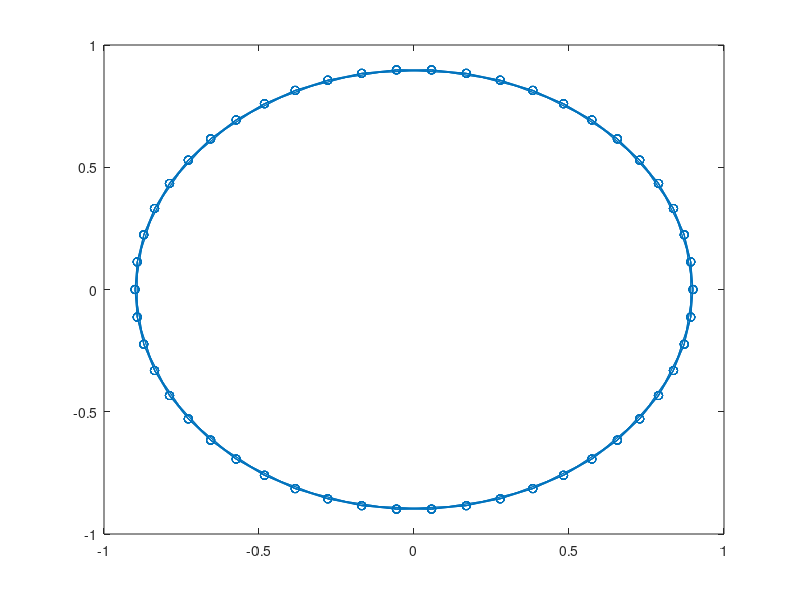

Here is the MATLAB script that generated this plot:
am_Star = [0,1,1,1,1,1,1,1,1,1,1,1,1,1,1,1,1,1,1,1,1,1,1,1,1,1,1,1,1,1,1,1,1,1,1,1,1,1,1,1,1,1,1,1,1,1,1,1,1,1;
1,0,1,1,1,1,1,1,1,1,1,1,1,1,1,1,1,1,1,1,1,1,1,1,1,1,1,1,1,1,1,1,1,1,1,1,1,1,1,1,1,1,1,1,1,1,1,1,1,1;
1,1,0,0,0,0,0,0,0,0,0,0,0,0,0,0,0,0,0,0,0,0,0,0,0,0,0,0,0,0,0,0,0,0,0,0,0,0,0,0,0,0,0,0,0,0,0,0,0,0;
1,1,0,0,0,0,0,0,0,0,0,0,0,0,0,0,0,0,0,0,0,0,0,0,0,0,0,0,0,0,0,0,0,0,0,0,0,0,0,0,0,0,0,0,0,0,0,0,0,0;
1,1,0,0,0,0,0,0,0,0,0,0,0,0,0,0,0,0,0,0,0,0,0,0,0,0,0,0,0,0,0,0,0,0,0,0,0,0,0,0,0,0,0,0,0,0,0,0,0,0;
1,1,0,0,0,0,0,0,0,0,0,0,0,0,0,0,0,0,0,0,0,0,0,0,0,0,0,0,0,0,0,0,0,0,0,0,0,0,0,0,0,0,0,0,0,0,0,0,0,0;
1,1,0,0,0,0,0,0,0,0,0,0,0,0,0,0,0,0,0,0,0,0,0,0,0,0,0,0,0,0,0,0,0,0,0,0,0,0,0,0,0,0,0,0,0,0,0,0,0,0;
1,1,0,0,0,0,0,0,0,0,0,0,0,0,0,0,0,0,0,0,0,0,0,0,0,0,0,0,0,0,0,0,0,0,0,0,0,0,0,0,0,0,0,0,0,0,0,0,0,0;
1,1,0,0,0,0,0,0,0,0,0,0,0,0,0,0,0,0,0,0,0,0,0,0,0,0,0,0,0,0,0,0,0,0,0,0,0,0,0,0,0,0,0,0,0,0,0,0,0,0;
1,1,0,0,0,0,0,0,0,0,0,0,0,0,0,0,0,0,0,0,0,0,0,0,0,0,0,0,0,0,0,0,0,0,0,0,0,0,0,0,0,0,0,0,0,0,0,0,0,0;
1,1,0,0,0,0,0,0,0,0,0,0,0,0,0,0,0,0,0,0,0,0,0,0,0,0,0,0,0,0,0,0,0,0,0,0,0,0,0,0,0,0,0,0,0,0,0,0,0,0;
1,1,0,0,0,0,0,0,0,0,0,0,0,0,0,0,0,0,0,0,0,0,0,0,0,0,0,0,0,0,0,0,0,0,0,0,0,0,0,0,0,0,0,0,0,0,0,0,0,0;
1,1,0,0,0,0,0,0,0,0,0,0,0,0,0,0,0,0,0,0,0,0,0,0,0,0,0,0,0,0,0,0,0,0,0,0,0,0,0,0,0,0,0,0,0,0,0,0,0,0;
1,1,0,0,0,0,0,0,0,0,0,0,0,0,0,0,0,0,0,0,0,0,0,0,0,0,0,0,0,0,0,0,0,0,0,0,0,0,0,0,0,0,0,0,0,0,0,0,0,0;
1,1,0,0,0,0,0,0,0,0,0,0,0,0,0,0,0,0,0,0,0,0,0,0,0,0,0,0,0,0,0,0,0,0,0,0,0,0,0,0,0,0,0,0,0,0,0,0,0,0;
1,1,0,0,0,0,0,0,0,0,0,0,0,0,0,0,0,0,0,0,0,0,0,0,0,0,0,0,0,0,0,0,0,0,0,0,0,0,0,0,0,0,0,0,0,0,0,0,0,0;
1,1,0,0,0,0,0,0,0,0,0,0,0,0,0,0,0,0,0,0,0,0,0,0,0,0,0,0,0,0,0,0,0,0,0,0,0,0,0,0,0,0,0,0,0,0,0,0,0,0;
1,1,0,0,0,0,0,0,0,0,0,0,0,0,0,0,0,0,0,0,0,0,0,0,0,0,0,0,0,0,0,0,0,0,0,0,0,0,0,0,0,0,0,0,0,0,0,0,0,0;
1,1,0,0,0,0,0,0,0,0,0,0,0,0,0,0,0,0,0,0,0,0,0,0,0,0,0,0,0,0,0,0,0,0,0,0,0,0,0,0,0,0,0,0,0,0,0,0,0,0;
1,1,0,0,0,0,0,0,0,0,0,0,0,0,0,0,0,0,0,0,0,0,0,0,0,0,0,0,0,0,0,0,0,0,0,0,0,0,0,0,0,0,0,0,0,0,0,0,0,0;
1,1,0,0,0,0,0,0,0,0,0,0,0,0,0,0,0,0,0,0,0,0,0,0,0,0,0,0,0,0,0,0,0,0,0,0,0,0,0,0,0,0,0,0,0,0,0,0,0,0;
1,1,0,0,0,0,0,0,0,0,0,0,0,0,0,0,0,0,0,0,0,0,0,0,0,0,0,0,0,0,0,0,0,0,0,0,0,0,0,0,0,0,0,0,0,0,0,0,0,0;
1,1,0,0,0,0,0,0,0,0,0,0,0,0,0,0,0,0,0,0,0,0,0,0,0,0,0,0,0,0,0,0,0,0,0,0,0,0,0,0,0,0,0,0,0,0,0,0,0,0;
1,1,0,0,0,0,0,0,0,0,0,0,0,0,0,0,0,0,0,0,0,0,0,0,0,0,0,0,0,0,0,0,0,0,0,0,0,0,0,0,0,0,0,0,0,0,0,0,0,0;
1,1,0,0,0,0,0,0,0,0,0,0,0,0,0,0,0,0,0,0,0,0,0,0,0,0,0,0,0,0,0,0,0,0,0,0,0,0,0,0,0,0,0,0,0,0,0,0,0,0;
1,1,0,0,0,0,0,0,0,0,0,0,0,0,0,0,0,0,0,0,0,0,0,0,0,0,0,0,0,0,0,0,0,0,0,0,0,0,0,0,0,0,0,0,0,0,0,0,0,0;
1,1,0,0,0,0,0,0,0,0,0,0,0,0,0,0,0,0,0,0,0,0,0,0,0,0,0,0,0,0,0,0,0,0,0,0,0,0,0,0,0,0,0,0,0,0,0,0,0,0;
1,1,0,0,0,0,0,0,0,0,0,0,0,0,0,0,0,0,0,0,0,0,0,0,0,0,0,0,0,0,0,0,0,0,0,0,0,0,0,0,0,0,0,0,0,0,0,0,0,0;
1,1,0,0,0,0,0,0,0,0,0,0,0,0,0,0,0,0,0,0,0,0,0,0,0,0,0,0,0,0,0,0,0,0,0,0,0,0,0,0,0,0,0,0,0,0,0,0,0,0;
1,1,0,0,0,0,0,0,0,0,0,0,0,0,0,0,0,0,0,0,0,0,0,0,0,0,0,0,0,0,0,0,0,0,0,0,0,0,0,0,0,0,0,0,0,0,0,0,0,0;
1,1,0,0,0,0,0,0,0,0,0,0,0,0,0,0,0,0,0,0,0,0,0,0,0,0,0,0,0,0,0,0,0,0,0,0,0,0,0,0,0,0,0,0,0,0,0,0,0,0;
1,1,0,0,0,0,0,0,0,0,0,0,0,0,0,0,0,0,0,0,0,0,0,0,0,0,0,0,0,0,0,0,0,0,0,0,0,0,0,0,0,0,0,0,0,0,0,0,0,0;
1,1,0,0,0,0,0,0,0,0,0,0,0,0,0,0,0,0,0,0,0,0,0,0,0,0,0,0,0,0,0,0,0,0,0,0,0,0,0,0,0,0,0,0,0,0,0,0,0,0;
1,1,0,0,0,0,0,0,0,0,0,0,0,0,0,0,0,0,0,0,0,0,0,0,0,0,0,0,0,0,0,0,0,0,0,0,0,0,0,0,0,0,0,0,0,0,0,0,0,0;
1,1,0,0,0,0,0,0,0,0,0,0,0,0,0,0,0,0,0,0,0,0,0,0,0,0,0,0,0,0,0,0,0,0,0,0,0,0,0,0,0,0,0,0,0,0,0,0,0,0;
1,1,0,0,0,0,0,0,0,0,0,0,0,0,0,0,0,0,0,0,0,0,0,0,0,0,0,0,0,0,0,0,0,0,0,0,0,0,0,0,0,0,0,0,0,0,0,0,0,0;
1,1,0,0,0,0,0,0,0,0,0,0,0,0,0,0,0,0,0,0,0,0,0,0,0,0,0,0,0,0,0,0,0,0,0,0,0,0,0,0,0,0,0,0,0,0,0,0,0,0;
1,1,0,0,0,0,0,0,0,0,0,0,0,0,0,0,0,0,0,0,0,0,0,0,0,0,0,0,0,0,0,0,0,0,0,0,0,0,0,0,0,0,0,0,0,0,0,0,0,0;
1,1,0,0,0,0,0,0,0,0,0,0,0,0,0,0,0,0,0,0,0,0,0,0,0,0,0,0,0,0,0,0,0,0,0,0,0,0,0,0,0,0,0,0,0,0,0,0,0,0;
1,1,0,0,0,0,0,0,0,0,0,0,0,0,0,0,0,0,0,0,0,0,0,0,0,0,0,0,0,0,0,0,0,0,0,0,0,0,0,0,0,0,0,0,0,0,0,0,0,0;
1,1,0,0,0,0,0,0,0,0,0,0,0,0,0,0,0,0,0,0,0,0,0,0,0,0,0,0,0,0,0,0,0,0,0,0,0,0,0,0,0,0,0,0,0,0,0,0,0,0;
1,1,0,0,0,0,0,0,0,0,0,0,0,0,0,0,0,0,0,0,0,0,0,0,0,0,0,0,0,0,0,0,0,0,0,0,0,0,0,0,0,0,0,0,0,0,0,0,0,0;
1,1,0,0,0,0,0,0,0,0,0,0,0,0,0,0,0,0,0,0,0,0,0,0,0,0,0,0,0,0,0,0,0,0,0,0,0,0,0,0,0,0,0,0,0,0,0,0,0,0;
1,1,0,0,0,0,0,0,0,0,0,0,0,0,0,0,0,0,0,0,0,0,0,0,0,0,0,0,0,0,0,0,0,0,0,0,0,0,0,0,0,0,0,0,0,0,0,0,0,0;
1,1,0,0,0,0,0,0,0,0,0,0,0,0,0,0,0,0,0,0,0,0,0,0,0,0,0,0,0,0,0,0,0,0,0,0,0,0,0,0,0,0,0,0,0,0,0,0,0,0;
1,1,0,0,0,0,0,0,0,0,0,0,0,0,0,0,0,0,0,0,0,0,0,0,0,0,0,0,0,0,0,0,0,0,0,0,0,0,0,0,0,0,0,0,0,0,0,0,0,0;
1,1,0,0,0,0,0,0,0,0,0,0,0,0,0,0,0,0,0,0,0,0,0,0,0,0,0,0,0,0,0,0,0,0,0,0,0,0,0,0,0,0,0,0,0,0,0,0,0,0;
1,1,0,0,0,0,0,0,0,0,0,0,0,0,0,0,0,0,0,0,0,0,0,0,0,0,0,0,0,0,0,0,0,0,0,0,0,0,0,0,0,0,0,0,0,0,0,0,0,0;
1,1,0,0,0,0,0,0,0,0,0,0,0,0,0,0,0,0,0,0,0,0,0,0,0,0,0,0,0,0,0,0,0,0,0,0,0,0,0,0,0,0,0,0,0,0,0,0,0,0;
1,1,0,0,0,0,0,0,0,0,0,0,0,0,0,0,0,0,0,0,0,0,0,0,0,0,0,0,0,0,0,0,0,0,0,0,0,0,0,0,0,0,0,0,0,0,0,0,0,0];

am_SF = [0,1,1,1,1,0,0,0,0,0,0,0,0,1,0,1,0,0,1,0,0,0,0,0,0,0,0,0,0,0,0,0,0,0,0,0,0,0,0,0,0,0,1,0,0,0,0,0,0,0
1,0,1,1,1,0,0,0,0,1,1,1,0,0,0,1,0,0,1,1,0,0,0,0,1,0,0,0,0,0,0,0,1,0,0,0,0,0,0,0,0,1,0,0,0,0,0,1,1,0
1,1,0,1,1,1,1,1,1,1,1,0,0,0,0,0,0,1,0,0,0,0,1,1,0,0,1,0,0,1,0,0,0,0,0,0,0,0,1,0,1,0,0,0,0,0,0,0,0,0
1,1,1,0,1,1,1,0,1,0,0,0,1,1,1,0,0,0,0,1,0,0,1,0,1,0,0,1,0,0,1,0,0,0,0,0,1,1,0,1,1,0,1,0,0,1,1,1,0,1
1,1,1,1,0,0,0,0,0,0,0,0,0,0,0,0,0,0,0,0,1,0,0,0,0,0,0,0,0,0,0,0,0,0,0,0,0,0,0,0,0,0,0,0,0,0,0,0,0,0
0,0,1,1,0,0,0,0,0,0,0,0,0,0,0,0,0,0,0,0,0,0,0,0,0,0,0,0,0,0,0,0,0,0,0,0,0,0,0,0,0,0,0,0,0,0,0,0,0,0
0,0,1,1,0,0,0,1,0,0,0,1,1,0,1,0,1,0,0,0,0,0,0,1,0,0,0,0,0,0,0,0,0,1,0,0,0,1,0,0,0,0,0,0,0,0,0,0,0,0
0,0,1,0,0,0,1,0,0,0,0,0,0,0,0,0,0,1,0,0,1,1,0,0,0,0,0,0,0,0,0,0,0,0,0,0,0,0,0,0,0,0,0,0,0,0,0,0,0,0
0,0,1,1,0,0,0,0,0,0,0,0,0,0,0,0,0,0,0,0,0,0,0,0,0,1,0,0,0,0,0,0,1,1,0,0,0,0,0,0,0,0,0,1,0,0,1,0,0,0
0,1,1,0,0,0,0,0,0,0,0,0,0,0,0,0,0,0,0,0,0,0,0,0,0,0,0,0,0,0,0,0,0,0,0,0,0,0,0,0,0,0,0,0,0,0,0,0,0,0
0,1,1,0,0,0,0,0,0,0,0,0,0,0,0,0,0,0,0,0,0,0,0,0,0,0,0,0,0,0,0,0,0,0,0,0,0,0,0,0,0,0,0,0,0,0,0,0,0,0
0,1,0,0,0,0,1,0,0,0,0,0,0,0,0,0,1,0,0,0,0,0,0,0,0,0,0,0,0,0,0,0,0,0,0,0,0,0,0,0,0,1,0,0,0,0,0,0,0,0
0,0,0,1,0,0,1,0,0,0,0,0,0,0,0,0,0,0,0,0,0,0,0,0,0,0,0,0,0,0,0,0,0,0,0,0,0,0,0,0,0,0,0,0,0,0,0,0,0,0
1,0,0,1,0,0,0,0,0,0,0,0,0,0,0,0,0,0,0,0,0,1,0,0,0,0,0,0,0,1,0,0,0,0,0,0,0,0,0,0,0,0,0,0,0,0,0,0,0,0
0,0,0,1,0,0,1,0,0,0,0,0,0,0,0,0,0,0,0,0,0,0,0,0,0,0,0,0,0,0,0,0,0,0,0,0,0,0,0,0,0,0,0,0,0,0,0,0,0,0
1,1,0,0,0,0,0,0,0,0,0,0,0,0,0,0,0,0,0,0,0,0,0,0,0,0,0,0,0,0,0,0,0,0,0,0,0,0,0,0,0,0,0,0,0,0,0,0,0,0
0,0,0,0,0,0,1,0,0,0,0,1,0,0,0,0,0,0,0,0,0,0,0,0,0,0,0,0,0,0,0,1,0,0,0,0,0,0,0,0,0,0,0,0,0,0,0,0,0,0
0,0,1,0,0,0,0,1,0,0,0,0,0,0,0,0,0,0,0,0,0,0,0,0,0,1,1,0,0,0,0,0,0,0,0,0,0,0,0,0,0,0,0,0,0,0,0,0,0,0
1,1,0,0,0,0,0,0,0,0,0,0,0,0,0,0,0,0,0,0,0,0,0,0,0,0,0,0,0,0,0,0,0,0,0,1,0,0,0,0,0,0,0,0,1,0,0,0,0,0
0,1,0,1,0,0,0,0,0,0,0,0,0,0,0,0,0,0,0,0,0,0,0,0,0,0,0,0,0,0,0,0,0,0,0,0,0,0,0,0,0,0,0,0,0,0,0,0,0,0
0,0,0,0,1,0,0,1,0,0,0,0,0,0,0,0,0,0,0,0,0,0,0,0,0,0,0,0,0,0,0,0,0,0,0,1,0,0,0,0,0,0,0,1,0,0,0,0,0,0
0,0,0,0,0,0,0,1,0,0,0,0,0,1,0,0,0,0,0,0,0,0,0,0,0,0,0,0,0,0,0,0,0,0,0,0,0,0,0,0,0,0,0,0,0,0,0,0,0,0
0,0,1,1,0,0,0,0,0,0,0,0,0,0,0,0,0,0,0,0,0,0,0,0,0,0,0,0,0,0,1,0,0,0,0,0,0,0,0,0,0,0,0,0,0,0,0,0,0,0
0,0,1,0,0,0,1,0,0,0,0,0,0,0,0,0,0,0,0,0,0,0,0,0,0,0,0,0,1,0,0,0,0,0,0,0,0,0,0,0,0,0,0,0,0,0,0,0,0,0
0,1,0,1,0,0,0,0,0,0,0,0,0,0,0,0,0,0,0,0,0,0,0,0,0,0,0,0,0,0,0,1,0,0,1,0,0,0,0,0,0,0,0,0,0,1,0,0,0,0
0,0,0,0,0,0,0,0,1,0,0,0,0,0,0,0,0,1,0,0,0,0,0,0,0,0,0,1,1,0,0,0,0,0,0,0,0,0,0,0,0,0,0,0,0,0,0,0,0,0
0,0,1,0,0,0,0,0,0,0,0,0,0,0,0,0,0,1,0,0,0,0,0,0,0,0,0,0,0,0,0,0,0,0,0,0,0,0,0,0,0,0,0,0,0,0,0,0,0,0
0,0,0,1,0,0,0,0,0,0,0,0,0,0,0,0,0,0,0,0,0,0,0,0,0,1,0,0,0,0,0,0,0,0,1,0,1,0,0,0,0,0,0,0,0,0,0,0,0,0
0,0,0,0,0,0,0,0,0,0,0,0,0,0,0,0,0,0,0,0,0,0,0,1,0,1,0,0,0,0,0,0,0,0,0,0,0,0,0,0,0,0,0,0,0,0,0,0,0,0
0,0,1,0,0,0,0,0,0,0,0,0,0,1,0,0,0,0,0,0,0,0,0,0,0,0,0,0,0,0,0,0,0,0,0,0,0,0,1,1,0,0,0,0,0,0,0,0,0,0
0,0,0,1,0,0,0,0,0,0,0,0,0,0,0,0,0,0,0,0,0,0,1,0,0,0,0,0,0,0,0,0,0,0,0,0,0,0,0,0,0,0,0,0,0,0,0,0,0,0
0,0,0,0,0,0,0,0,0,0,0,0,0,0,0,0,1,0,0,0,0,0,0,0,1,0,0,0,0,0,0,0,0,0,0,0,0,0,0,0,0,0,0,0,0,0,0,0,0,0
0,1,0,0,0,0,0,0,1,0,0,0,0,0,0,0,0,0,0,0,0,0,0,0,0,0,0,0,0,0,0,0,0,0,0,0,0,0,0,0,0,0,0,0,0,0,0,0,0,0
0,0,0,0,0,0,1,0,1,0,0,0,0,0,0,0,0,0,0,0,0,0,0,0,0,0,0,0,0,0,0,0,0,0,0,0,0,0,0,0,0,0,0,0,0,0,0,0,0,0
0,0,0,0,0,0,0,0,0,0,0,0,0,0,0,0,0,0,0,0,0,0,0,0,1,0,0,1,0,0,0,0,0,0,0,0,0,0,0,0,0,0,0,0,0,0,0,0,0,0
0,0,0,0,0,0,0,0,0,0,0,0,0,0,0,0,0,0,1,0,1,0,0,0,0,0,0,0,0,0,0,0,0,0,0,0,0,0,0,0,0,0,0,0,0,0,0,0,1,0
0,0,0,1,0,0,0,0,0,0,0,0,0,0,0,0,0,0,0,0,0,0,0,0,0,0,0,1,0,0,0,0,0,0,0,0,0,0,0,0,0,0,0,0,0,0,0,0,0,0
0,0,0,1,0,0,1,0,0,0,0,0,0,0,0,0,0,0,0,0,0,0,0,0,0,0,0,0,0,0,0,0,0,0,0,0,0,0,0,0,0,0,0,0,0,0,0,0,0,0
0,0,1,0,0,0,0,0,0,0,0,0,0,0,0,0,0,0,0,0,0,0,0,0,0,0,0,0,0,1,0,0,0,0,0,0,0,0,0,0,0,0,0,0,0,0,0,0,0,0
0,0,0,1,0,0,0,0,0,0,0,0,0,0,0,0,0,0,0,0,0,0,0,0,0,0,0,0,0,1,0,0,0,0,0,0,0,0,0,0,0,0,0,0,0,0,0,0,0,0
0,0,1,1,0,0,0,0,0,0,0,0,0,0,0,0,0,0,0,0,0,0,0,0,0,0,0,0,0,0,0,0,0,0,0,0,0,0,0,0,0,0,0,0,1,0,0,0,0,1
0,1,0,0,0,0,0,0,0,0,0,1,0,0,0,0,0,0,0,0,0,0,0,0,0,0,0,0,0,0,0,0,0,0,0,0,0,0,0,0,0,0,0,0,0,0,0,0,0,0
1,0,0,1,0,0,0,0,0,0,0,0,0,0,0,0,0,0,0,0,0,0,0,0,0,0,0,0,0,0,0,0,0,0,0,0,0,0,0,0,0,0,0,0,0,0,0,0,0,0
0,0,0,0,0,0,0,0,1,0,0,0,0,0,0,0,0,0,0,0,1,0,0,0,0,0,0,0,0,0,0,0,0,0,0,0,0,0,0,0,0,0,0,0,0,0,0,0,0,0
0,0,0,0,0,0,0,0,0,0,0,0,0,0,0,0,0,0,1,0,0,0,0,0,0,0,0,0,0,0,0,0,0,0,0,0,0,0,0,0,1,0,0,0,0,0,0,0,0,0
0,0,0,1,0,0,0,0,0,0,0,0,0,0,0,0,0,0,0,0,0,0,0,0,1,0,0,0,0,0,0,0,0,0,0,0,0,0,0,0,0,0,0,0,0,0,0,0,0,0
0,0,0,1,0,0,0,0,1,0,0,0,0,0,0,0,0,0,0,0,0,0,0,0,0,0,0,0,0,0,0,0,0,0,0,0,0,0,0,0,0,0,0,0,0,0,0,0,0,0
0,1,0,1,0,0,0,0,0,0,0,0,0,0,0,0,0,0,0,0,0,0,0,0,0,0,0,0,0,0,0,0,0,0,0,0,0,0,0,0,0,0,0,0,0,0,0,0,0,0
0,1,0,0,0,0,0,0,0,0,0,0,0,0,0,0,0,0,0,0,0,0,0,0,0,0,0,0,0,0,0,0,0,0,0,1,0,0,0,0,0,0,0,0,0,0,0,0,0,0
0,0,0,1,0,0,0,0,0,0,0,0,0,0,0,0,0,0,0,0,0,0,0,0,0,0,0,0,0,0,0,0,0,0,0,0,0,0,0,0,1,0,0,0,0,0,0,0,0,0
];

am_Random = [0,0,0,0,0,0,0,0,0,0,0,0,0,0,0,0,0,0,0,0,0,0,0,0,0,0,0,0,1,0,0,1,0,0,0,0,0,0,0,0,0,0,0,0,0,0,0,0,0,0
0,0,0,0,0,0,0,0,0,0,0,0,0,0,0,0,0,0,1,0,0,0,0,0,0,0,0,0,0,0,0,0,0,0,0,0,0,0,0,0,0,0,0,0,0,0,0,0,0,0
0,0,0,0,0,0,0,0,0,0,0,0,0,0,0,0,0,1,0,0,0,0,0,0,0,0,0,0,0,0,0,0,0,0,0,0,0,0,0,0,0,0,0,0,0,1,0,0,0,0
0,0,0,0,0,0,1,0,0,1,0,0,0,0,0,0,0,1,0,0,1,1,0,0,0,0,0,0,0,0,0,0,0,0,1,0,0,0,0,0,0,0,0,1,0,0,0,0,0,1
0,0,0,0,0,0,0,0,0,0,0,0,0,0,0,0,0,0,0,0,0,0,0,0,0,0,0,0,0,0,0,0,0,0,0,0,0,0,0,0,0,0,1,0,0,0,0,0,0,0
0,0,0,0,0,0,0,0,0,0,0,0,0,0,0,0,0,0,1,0,0,0,0,0,0,0,1,0,0,0,0,0,0,0,0,0,0,0,0,0,0,0,0,0,0,0,0,0,0,0
0,0,0,1,0,0,0,0,0,0,0,0,0,0,0,0,0,0,0,1,0,0,0,0,0,0,0,0,0,0,0,0,0,0,0,1,0,0,0,0,0,0,0,0,0,0,0,0,0,0
0,0,0,0,0,0,0,0,0,0,0,0,0,0,0,1,0,0,0,0,0,0,0,0,0,0,0,1,1,1,0,0,0,0,0,0,0,0,0,0,0,0,0,0,0,0,0,0,0,0
0,0,0,0,0,0,0,0,0,0,0,1,0,1,0,0,0,0,0,0,0,0,0,0,0,0,0,0,0,0,0,0,0,0,0,0,0,0,0,0,0,0,0,0,0,0,0,0,0,0
0,0,0,1,0,0,0,0,0,0,0,0,0,0,0,0,0,0,0,0,0,0,0,0,0,0,0,0,0,1,0,0,1,1,0,0,0,0,0,0,0,0,0,0,0,0,0,0,0,0
0,0,0,0,0,0,0,0,0,0,0,0,0,0,0,0,0,0,1,0,1,0,0,0,0,0,0,0,0,0,0,0,0,0,0,0,0,0,0,0,0,0,0,0,0,1,0,0,0,0
0,0,0,0,0,0,0,0,1,0,0,0,0,0,1,0,0,0,0,0,0,1,0,0,0,0,1,0,0,0,0,1,0,0,0,0,0,0,0,0,0,0,0,0,1,0,0,0,0,0
0,0,0,0,0,0,0,0,0,0,0,0,0,0,0,0,0,0,0,0,0,0,0,0,0,0,0,0,1,0,0,0,1,0,0,0,0,0,0,1,0,0,0,0,0,0,0,1,0,0
0,0,0,0,0,0,0,0,1,0,0,0,0,0,0,0,0,0,0,0,0,0,0,0,0,0,0,0,0,0,0,0,0,0,0,0,0,0,0,0,0,0,0,0,0,0,0,0,0,0
0,0,0,0,0,0,0,0,0,0,0,1,0,0,0,0,0,0,0,0,0,1,1,0,0,0,0,0,0,1,0,0,0,1,0,0,0,0,0,0,0,0,0,0,1,0,1,1,0,0
0,0,0,0,0,0,0,1,0,0,0,0,0,0,0,0,0,0,0,0,0,0,0,0,0,0,0,0,0,0,0,1,0,0,0,0,0,1,0,0,0,0,0,1,0,0,0,0,0,0
0,0,0,0,0,0,0,0,0,0,0,0,0,0,0,0,0,1,0,0,0,0,0,0,1,0,0,0,1,0,0,1,0,0,1,0,0,0,0,0,0,0,0,1,0,0,0,0,0,0
0,0,1,1,0,0,0,0,0,0,0,0,0,0,0,0,1,0,0,0,0,1,0,0,0,0,0,0,0,0,0,0,0,0,0,0,1,0,1,0,0,0,0,1,0,0,1,0,0,0
0,1,0,0,0,1,0,0,0,0,1,0,0,0,0,0,0,0,0,0,0,0,0,0,0,0,0,0,0,1,0,0,0,0,0,0,0,0,0,0,0,0,0,0,0,0,0,0,0,0
0,0,0,0,0,0,1,0,0,0,0,0,0,0,0,0,0,0,0,0,0,0,0,1,0,0,0,0,0,0,0,0,0,1,0,0,0,0,0,0,0,0,0,0,0,0,0,0,1,0
0,0,0,1,0,0,0,0,0,0,1,0,0,0,0,0,0,0,0,0,0,0,0,0,0,0,0,0,0,0,0,0,0,0,0,1,0,0,0,1,0,0,0,0,0,0,0,0,0,0
0,0,0,1,0,0,0,0,0,0,0,1,0,0,1,0,0,1,0,0,0,0,0,0,0,0,0,0,0,0,0,0,0,0,0,0,0,0,0,0,0,0,1,0,0,0,0,0,0,0
0,0,0,0,0,0,0,0,0,0,0,0,0,0,1,0,0,0,0,0,0,0,0,0,0,0,0,0,0,0,0,0,0,0,0,1,0,0,0,1,0,1,0,1,0,0,0,0,1,0
0,0,0,0,0,0,0,0,0,0,0,0,0,0,0,0,0,0,0,1,0,0,0,0,0,0,1,0,0,0,0,0,0,0,0,1,0,0,0,0,0,0,0,0,0,0,0,0,1,0
0,0,0,0,0,0,0,0,0,0,0,0,0,0,0,0,1,0,0,0,0,0,0,0,0,0,0,0,0,0,0,0,0,0,0,0,0,0,0,0,0,0,0,1,0,0,0,0,0,0
0,0,0,0,0,0,0,0,0,0,0,0,0,0,0,0,0,0,0,0,0,0,0,0,0,0,1,0,0,0,0,0,0,0,0,1,0,0,0,0,1,0,0,0,0,0,0,0,0,0
0,0,0,0,0,1,0,0,0,0,0,1,0,0,0,0,0,0,0,0,0,0,0,1,0,1,0,0,0,0,0,0,0,0,0,0,0,0,1,0,0,0,0,0,0,0,0,0,0,0
0,0,0,0,0,0,0,1,0,0,0,0,0,0,0,0,0,0,0,0,0,0,0,0,0,0,0,0,0,0,0,0,0,0,0,0,0,0,0,0,0,0,1,0,0,0,0,0,0,0
1,0,0,0,0,0,0,1,0,0,0,0,1,0,0,0,1,0,0,0,0,0,0,0,0,0,0,0,0,0,0,1,0,0,0,0,0,0,0,0,0,0,0,0,0,0,0,0,0,0
0,0,0,0,0,0,0,1,0,1,0,0,0,0,1,0,0,0,1,0,0,0,0,0,0,0,0,0,0,0,1,0,0,0,0,0,0,0,0,0,0,1,0,0,0,0,0,0,0,0
0,0,0,0,0,0,0,0,0,0,0,0,0,0,0,0,0,0,0,0,0,0,0,0,0,0,0,0,0,1,0,0,0,0,0,0,0,0,0,0,0,0,0,0,0,0,1,0,0,0
1,0,0,0,0,0,0,0,0,0,0,1,0,0,0,1,1,0,0,0,0,0,0,0,0,0,0,0,1,0,0,0,0,0,0,0,0,0,0,0,0,0,0,0,0,0,0,0,0,0
0,0,0,0,0,0,0,0,0,1,0,0,1,0,0,0,0,0,0,0,0,0,0,0,0,0,0,0,0,0,0,0,0,0,0,0,0,0,0,1,0,0,0,0,0,0,0,0,0,0
0,0,0,0,0,0,0,0,0,1,0,0,0,0,1,0,0,0,0,1,0,0,0,0,0,0,0,0,0,0,0,0,0,0,1,0,0,0,0,0,0,0,0,0,0,0,0,0,1,0
0,0,0,1,0,0,0,0,0,0,0,0,0,0,0,0,1,0,0,0,0,0,0,0,0,0,0,0,0,0,0,0,0,1,0,0,0,0,0,0,0,0,0,0,0,0,0,0,0,0
0,0,0,0,0,0,1,0,0,0,0,0,0,0,0,0,0,0,0,0,1,0,1,1,0,1,0,0,0,0,0,0,0,0,0,0,1,0,0,1,0,0,0,0,1,0,0,0,0,0
0,0,0,0,0,0,0,0,0,0,0,0,0,0,0,0,0,1,0,0,0,0,0,0,0,0,0,0,0,0,0,0,0,0,0,1,0,0,0,0,0,0,0,1,0,0,0,0,0,0
0,0,0,0,0,0,0,0,0,0,0,0,0,0,0,1,0,0,0,0,0,0,0,0,0,0,0,0,0,0,0,0,0,0,0,0,0,0,0,0,1,0,1,0,0,0,0,0,0,0
0,0,0,0,0,0,0,0,0,0,0,0,0,0,0,0,0,1,0,0,0,0,0,0,0,0,1,0,0,0,0,0,0,0,0,0,0,0,0,0,0,0,0,0,0,0,0,0,0,0
0,0,0,0,0,0,0,0,0,0,0,0,1,0,0,0,0,0,0,0,1,0,1,0,0,0,0,0,0,0,0,0,1,0,0,1,0,0,0,0,0,0,1,0,0,1,0,0,0,0
0,0,0,0,0,0,0,0,0,0,0,0,0,0,0,0,0,0,0,0,0,0,0,0,0,1,0,0,0,0,0,0,0,0,0,0,0,1,0,0,0,0,0,0,0,0,0,0,0,0
0,0,0,0,0,0,0,0,0,0,0,0,0,0,0,0,0,0,0,0,0,0,1,0,0,0,0,0,0,1,0,0,0,0,0,0,0,0,0,0,0,0,0,0,0,0,0,0,0,0
0,0,0,0,1,0,0,0,0,0,0,0,0,0,0,0,0,0,0,0,0,1,0,0,0,0,0,1,0,0,0,0,0,0,0,0,0,1,0,1,0,0,0,0,0,0,0,0,0,1
0,0,0,1,0,0,0,0,0,0,0,0,0,0,0,1,1,1,0,0,0,0,1,0,1,0,0,0,0,0,0,0,0,0,0,0,1,0,0,0,0,0,0,0,0,0,0,0,1,1
0,0,0,0,0,0,0,0,0,0,0,1,0,0,1,0,0,0,0,0,0,0,0,0,0,0,0,0,0,0,0,0,0,0,0,1,0,0,0,0,0,0,0,0,0,0,0,0,0,0
0,0,1,0,0,0,0,0,0,0,1,0,0,0,0,0,0,0,0,0,0,0,0,0,0,0,0,0,0,0,0,0,0,0,0,0,0,0,0,1,0,0,0,0,0,0,0,1,0,0
0,0,0,0,0,0,0,0,0,0,0,0,0,0,1,0,0,1,0,0,0,0,0,0,0,0,0,0,0,0,1,0,0,0,0,0,0,0,0,0,0,0,0,0,0,0,0,0,0,0
0,0,0,0,0,0,0,0,0,0,0,0,1,0,1,0,0,0,0,0,0,0,0,0,0,0,0,0,0,0,0,0,0,0,0,0,0,0,0,0,0,0,0,0,0,1,0,0,0,0
0,0,0,0,0,0,0,0,0,0,0,0,0,0,0,0,0,0,0,1,0,0,1,1,0,0,0,0,0,0,0,0,0,1,0,0,0,0,0,0,0,0,0,1,0,0,0,0,0,0
0,0,0,1,0,0,0,0,0,0,0,0,0,0,0,0,0,0,0,0,0,0,0,0,0,0,0,0,0,0,0,0,0,0,0,0,0,0,0,0,0,0,1,1,0,0,0,0,0,0
];

am_Ring = [0,1,1,0,0,0,0,0,0,0,0,0,0,0,0,0,0,0,0,0,0,0,0,0,0,0,0,0,0,0,0,0,0,0,0,0,0,0,0,0,0,0,0,0,0,0,0,0,1,1;
1,0,1,1,0,0,0,0,0,0,0,0,0,0,0,0,0,0,0,0,0,0,0,0,0,0,0,0,0,0,0,0,0,0,0,0,0,0,0,0,0,0,0,0,0,0,0,0,0,1;
1,1,0,1,1,0,0,0,0,0,0,0,0,0,0,0,0,0,0,0,0,0,0,0,0,0,0,0,0,0,0,0,0,0,0,0,0,0,0,0,0,0,0,0,0,0,0,0,0,0;
0,1,1,0,1,1,0,0,0,0,0,0,0,0,0,0,0,0,0,0,0,0,0,0,0,0,0,0,0,0,0,0,0,0,0,0,0,0,0,0,0,0,0,0,0,0,0,0,0,0;
0,0,1,1,0,1,1,0,0,0,0,0,0,0,0,0,0,0,0,0,0,0,0,0,0,0,0,0,0,0,0,0,0,0,0,0,0,0,0,0,0,0,0,0,0,0,0,0,0,0;
0,0,0,1,1,0,1,1,0,0,0,0,0,0,0,0,0,0,0,0,0,0,0,0,0,0,0,0,0,0,0,0,0,0,0,0,0,0,0,0,0,0,0,0,0,0,0,0,0,0;
0,0,0,0,1,1,0,1,1,0,0,0,0,0,0,0,0,0,0,0,0,0,0,0,0,0,0,0,0,0,0,0,0,0,0,0,0,0,0,0,0,0,0,0,0,0,0,0,0,0;
0,0,0,0,0,1,1,0,1,1,0,0,0,0,0,0,0,0,0,0,0,0,0,0,0,0,0,0,0,0,0,0,0,0,0,0,0,0,0,0,0,0,0,0,0,0,0,0,0,0;
0,0,0,0,0,0,1,1,0,1,1,0,0,0,0,0,0,0,0,0,0,0,0,0,0,0,0,0,0,0,0,0,0,0,0,0,0,0,0,0,0,0,0,0,0,0,0,0,0,0;
0,0,0,0,0,0,0,1,1,0,1,1,0,0,0,0,0,0,0,0,0,0,0,0,0,0,0,0,0,0,0,0,0,0,0,0,0,0,0,0,0,0,0,0,0,0,0,0,0,0;
0,0,0,0,0,0,0,0,1,1,0,1,1,0,0,0,0,0,0,0,0,0,0,0,0,0,0,0,0,0,0,0,0,0,0,0,0,0,0,0,0,0,0,0,0,0,0,0,0,0;
0,0,0,0,0,0,0,0,0,1,1,0,1,1,0,0,0,0,0,0,0,0,0,0,0,0,0,0,0,0,0,0,0,0,0,0,0,0,0,0,0,0,0,0,0,0,0,0,0,0;
0,0,0,0,0,0,0,0,0,0,1,1,0,1,1,0,0,0,0,0,0,0,0,0,0,0,0,0,0,0,0,0,0,0,0,0,0,0,0,0,0,0,0,0,0,0,0,0,0,0;
0,0,0,0,0,0,0,0,0,0,0,1,1,0,1,1,0,0,0,0,0,0,0,0,0,0,0,0,0,0,0,0,0,0,0,0,0,0,0,0,0,0,0,0,0,0,0,0,0,0;
0,0,0,0,0,0,0,0,0,0,0,0,1,1,0,1,1,0,0,0,0,0,0,0,0,0,0,0,0,0,0,0,0,0,0,0,0,0,0,0,0,0,0,0,0,0,0,0,0,0;
0,0,0,0,0,0,0,0,0,0,0,0,0,1,1,0,1,1,0,0,0,0,0,0,0,0,0,0,0,0,0,0,0,0,0,0,0,0,0,0,0,0,0,0,0,0,0,0,0,0;
0,0,0,0,0,0,0,0,0,0,0,0,0,0,1,1,0,1,1,0,0,0,0,0,0,0,0,0,0,0,0,0,0,0,0,0,0,0,0,0,0,0,0,0,0,0,0,0,0,0;
0,0,0,0,0,0,0,0,0,0,0,0,0,0,0,1,1,0,1,1,0,0,0,0,0,0,0,0,0,0,0,0,0,0,0,0,0,0,0,0,0,0,0,0,0,0,0,0,0,0;
0,0,0,0,0,0,0,0,0,0,0,0,0,0,0,0,1,1,0,1,1,0,0,0,0,0,0,0,0,0,0,0,0,0,0,0,0,0,0,0,0,0,0,0,0,0,0,0,0,0;
0,0,0,0,0,0,0,0,0,0,0,0,0,0,0,0,0,1,1,0,1,1,0,0,0,0,0,0,0,0,0,0,0,0,0,0,0,0,0,0,0,0,0,0,0,0,0,0,0,0;
0,0,0,0,0,0,0,0,0,0,0,0,0,0,0,0,0,0,1,1,0,1,1,0,0,0,0,0,0,0,0,0,0,0,0,0,0,0,0,0,0,0,0,0,0,0,0,0,0,0;
0,0,0,0,0,0,0,0,0,0,0,0,0,0,0,0,0,0,0,1,1,0,1,1,0,0,0,0,0,0,0,0,0,0,0,0,0,0,0,0,0,0,0,0,0,0,0,0,0,0;
0,0,0,0,0,0,0,0,0,0,0,0,0,0,0,0,0,0,0,0,1,1,0,1,1,0,0,0,0,0,0,0,0,0,0,0,0,0,0,0,0,0,0,0,0,0,0,0,0,0;
0,0,0,0,0,0,0,0,0,0,0,0,0,0,0,0,0,0,0,0,0,1,1,0,1,1,0,0,0,0,0,0,0,0,0,0,0,0,0,0,0,0,0,0,0,0,0,0,0,0;
0,0,0,0,0,0,0,0,0,0,0,0,0,0,0,0,0,0,0,0,0,0,1,1,0,1,1,0,0,0,0,0,0,0,0,0,0,0,0,0,0,0,0,0,0,0,0,0,0,0;
0,0,0,0,0,0,0,0,0,0,0,0,0,0,0,0,0,0,0,0,0,0,0,1,1,0,1,1,0,0,0,0,0,0,0,0,0,0,0,0,0,0,0,0,0,0,0,0,0,0;
0,0,0,0,0,0,0,0,0,0,0,0,0,0,0,0,0,0,0,0,0,0,0,0,1,1,0,1,1,0,0,0,0,0,0,0,0,0,0,0,0,0,0,0,0,0,0,0,0,0;
0,0,0,0,0,0,0,0,0,0,0,0,0,0,0,0,0,0,0,0,0,0,0,0,0,1,1,0,1,1,0,0,0,0,0,0,0,0,0,0,0,0,0,0,0,0,0,0,0,0;
0,0,0,0,0,0,0,0,0,0,0,0,0,0,0,0,0,0,0,0,0,0,0,0,0,0,1,1,0,1,1,0,0,0,0,0,0,0,0,0,0,0,0,0,0,0,0,0,0,0;
0,0,0,0,0,0,0,0,0,0,0,0,0,0,0,0,0,0,0,0,0,0,0,0,0,0,0,1,1,0,1,1,0,0,0,0,0,0,0,0,0,0,0,0,0,0,0,0,0,0;
0,0,0,0,0,0,0,0,0,0,0,0,0,0,0,0,0,0,0,0,0,0,0,0,0,0,0,0,1,1,0,1,1,0,0,0,0,0,0,0,0,0,0,0,0,0,0,0,0,0;
0,0,0,0,0,0,0,0,0,0,0,0,0,0,0,0,0,0,0,0,0,0,0,0,0,0,0,0,0,1,1,0,1,1,0,0,0,0,0,0,0,0,0,0,0,0,0,0,0,0;
0,0,0,0,0,0,0,0,0,0,0,0,0,0,0,0,0,0,0,0,0,0,0,0,0,0,0,0,0,0,1,1,0,1,1,0,0,0,0,0,0,0,0,0,0,0,0,0,0,0;
0,0,0,0,0,0,0,0,0,0,0,0,0,0,0,0,0,0,0,0,0,0,0,0,0,0,0,0,0,0,0,1,1,0,1,1,0,0,0,0,0,0,0,0,0,0,0,0,0,0;
0,0,0,0,0,0,0,0,0,0,0,0,0,0,0,0,0,0,0,0,0,0,0,0,0,0,0,0,0,0,0,0,1,1,0,1,1,0,0,0,0,0,0,0,0,0,0,0,0,0;
0,0,0,0,0,0,0,0,0,0,0,0,0,0,0,0,0,0,0,0,0,0,0,0,0,0,0,0,0,0,0,0,0,1,1,0,1,1,0,0,0,0,0,0,0,0,0,0,0,0;
0,0,0,0,0,0,0,0,0,0,0,0,0,0,0,0,0,0,0,0,0,0,0,0,0,0,0,0,0,0,0,0,0,0,1,1,0,1,1,0,0,0,0,0,0,0,0,0,0,0;
0,0,0,0,0,0,0,0,0,0,0,0,0,0,0,0,0,0,0,0,0,0,0,0,0,0,0,0,0,0,0,0,0,0,0,1,1,0,1,1,0,0,0,0,0,0,0,0,0,0;
0,0,0,0,0,0,0,0,0,0,0,0,0,0,0,0,0,0,0,0,0,0,0,0,0,0,0,0,0,0,0,0,0,0,0,0,1,1,0,1,1,0,0,0,0,0,0,0,0,0;
0,0,0,0,0,0,0,0,0,0,0,0,0,0,0,0,0,0,0,0,0,0,0,0,0,0,0,0,0,0,0,0,0,0,0,0,0,1,1,0,1,1,0,0,0,0,0,0,0,0;
0,0,0,0,0,0,0,0,0,0,0,0,0,0,0,0,0,0,0,0,0,0,0,0,0,0,0,0,0,0,0,0,0,0,0,0,0,0,1,1,0,1,1,0,0,0,0,0,0,0;
0,0,0,0,0,0,0,0,0,0,0,0,0,0,0,0,0,0,0,0,0,0,0,0,0,0,0,0,0,0,0,0,0,0,0,0,0,0,0,1,1,0,1,1,0,0,0,0,0,0;
0,0,0,0,0,0,0,0,0,0,0,0,0,0,0,0,0,0,0,0,0,0,0,0,0,0,0,0,0,0,0,0,0,0,0,0,0,0,0,0,1,1,0,1,1,0,0,0,0,0;
0,0,0,0,0,0,0,0,0,0,0,0,0,0,0,0,0,0,0,0,0,0,0,0,0,0,0,0,0,0,0,0,0,0,0,0,0,0,0,0,0,1,1,0,1,1,0,0,0,0;
0,0,0,0,0,0,0,0,0,0,0,0,0,0,0,0,0,0,0,0,0,0,0,0,0,0,0,0,0,0,0,0,0,0,0,0,0,0,0,0,0,0,1,1,0,1,1,0,0,0;
0,0,0,0,0,0,0,0,0,0,0,0,0,0,0,0,0,0,0,0,0,0,0,0,0,0,0,0,0,0,0,0,0,0,0,0,0,0,0,0,0,0,0,1,1,0,1,1,0,0;
0,0,0,0,0,0,0,0,0,0,0,0,0,0,0,0,0,0,0,0,0,0,0,0,0,0,0,0,0,0,0,0,0,0,0,0,0,0,0,0,0,0,0,0,1,1,0,1,1,0;
0,0,0,0,0,0,0,0,0,0,0,0,0,0,0,0,0,0,0,0,0,0,0,0,0,0,0,0,0,0,0,0,0,0,0,0,0,0,0,0,0,0,0,0,0,1,1,0,1,1;
1,0,0,0,0,0,0,0,0,0,0,0,0,0,0,0,0,0,0,0,0,0,0,0,0,0,0,0,0,0,0,0,0,0,0,0,0,0,0,0,0,0,0,0,0,0,1,1,0,1;
1,1,0,0,0,0,0,0,0,0,0,0,0,0,0,0,0,0,0,0,0,0,0,0,0,0,0,0,0,0,0,0,0,0,0,0,0,0,0,0,0,0,0,0,0,0,0,1,1,0];


dt = 2*pi/50;
t = dt:dt:2*pi;
x = cos(t)*0.9;
y = sin(t)*0.9;



% figure 
% title('Star-Like')
% gplot(am_Star, [x' y'], '-o');
% 
% figure
% title('Scalefree')
% gplot(am_SF, [x' y'], '-o');

% figure
% title('Random')
% gplot(am_Random, [x' y'], '-o');

figure
title('Ring')
gplot(am_Ring, [x' y'], '-o');
